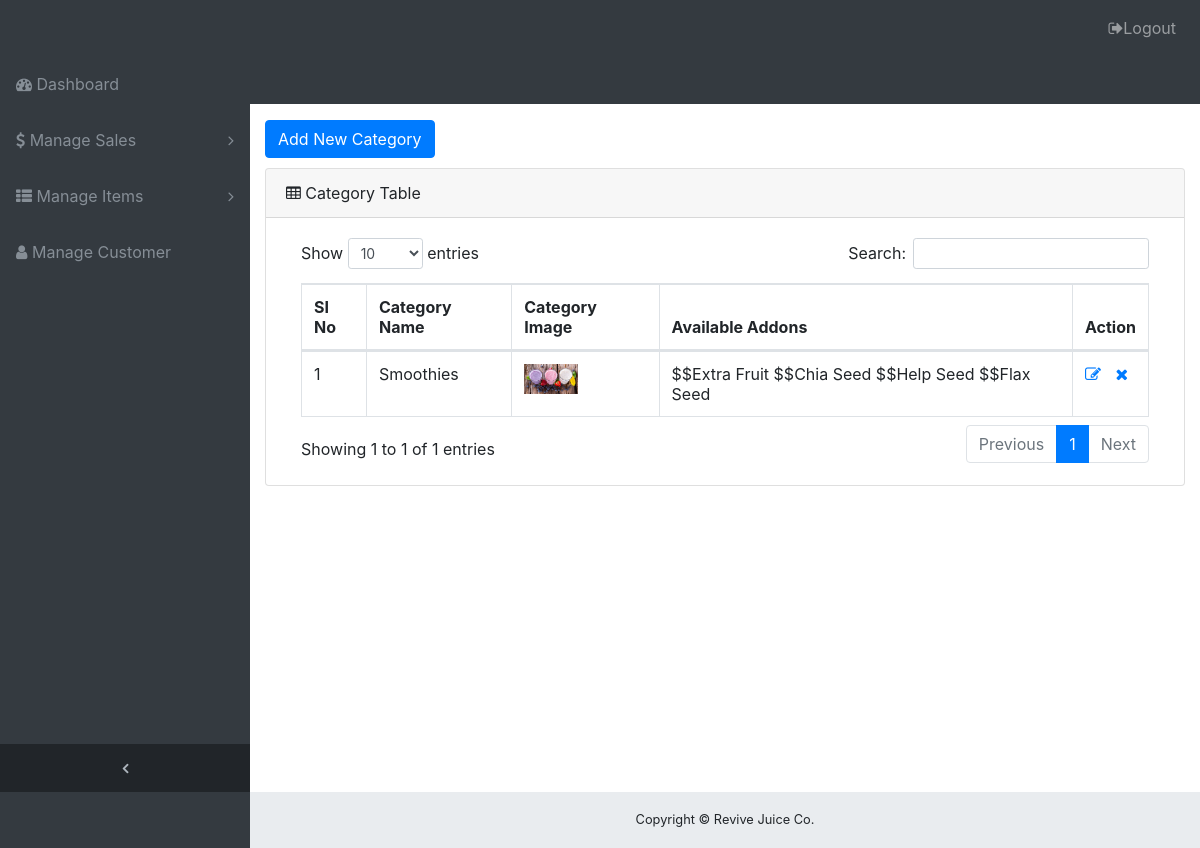
The app's page /category-list.php (signed in), older data.
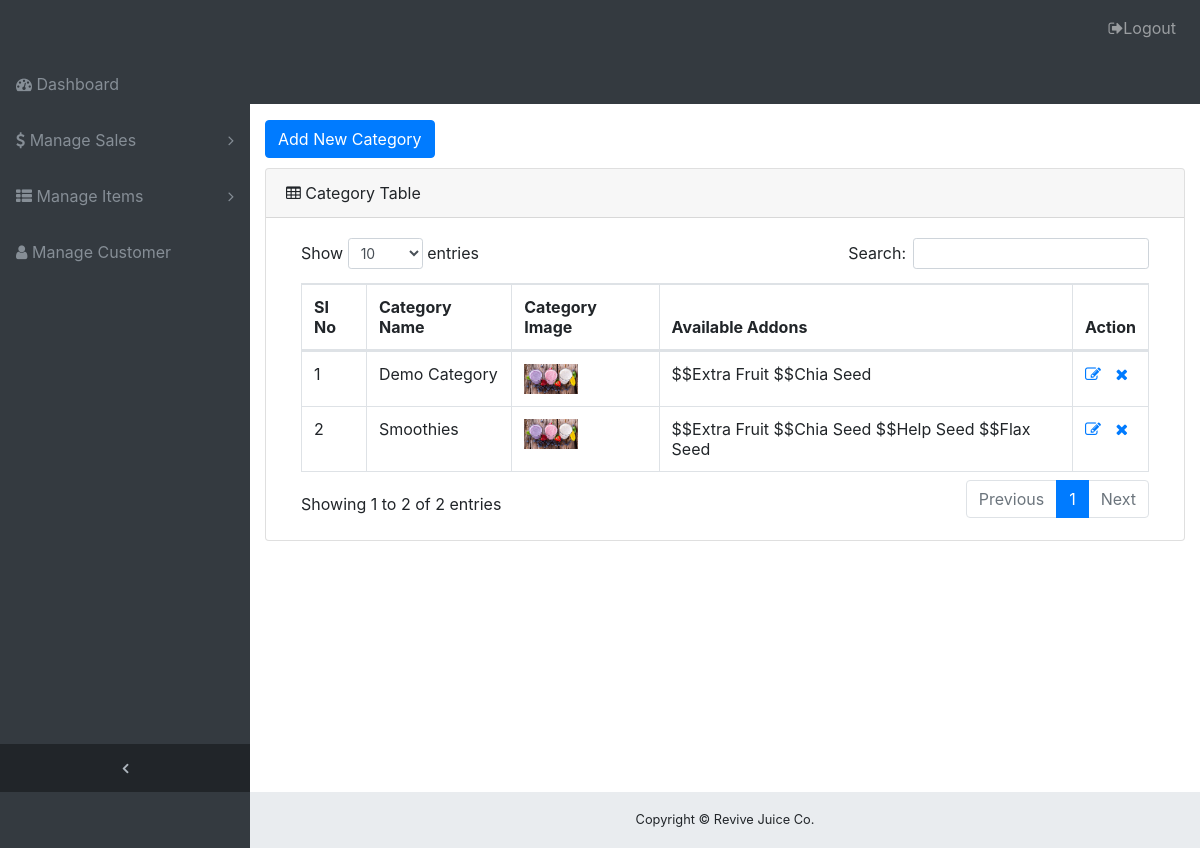
The same page, newer data.
### tables this page shows
CREATE TABLE `categories` (
  `id` int(10) NOT NULL,
  `title` varchar(100) NOT NULL,
  `image` varchar(100) NOT NULL
);

CREATE TABLE `addons` (
  `id` int(10) NOT NULL,
  `title` varchar(100) NOT NULL,
  `image` varchar(100) DEFAULT NULL,
  `price` decimal(12,2) NOT NULL
);

### session.php (called while the page is built, shortened)
<?php
function isLoggedIn() {
	if (isset($_SESSION['email']) && $_SESSION['email'] != NULL) {
		return true;
	} else return false;
}

### category-list.php (the view, shortened to what this page needs)
<?php include('session.php');?>
<?php
    if (!isLoggedIn()) {
        header("Location: login.php");
    } else echo "<br>Email: ".$_SESSION['email']."<br>";
?>
<?php include('header.php');?>
<?php
$db = db_connect();
$counter = 1;
if ($db) {
    $sql = "SELECT `id`,`title`,`image` FROM `categories` ORDER BY id DESC";
    $result = mysqli_query($db,$sql);
    }
?>
<div class="content-wrapper">
    <div class="container-fluid">
        <div class="btn-group" style="margin-bottom: 10px">
            <a class="btn btn-primary" href="category-entry.php">Add New Category</a>
        </div>
        <div class="card mb-3">
            <div class="card-header">
                <i class="fa fa-table"></i> Category Table
            </div>
            <div class="card-body">
                <div class="table-responsive">
                    <table class="table table-bordered" id="dataTable" width="100%" cellspacing="0">
                        <thead>
                            <tr>
                                <th>SI No</th>
                                <th>Category Name</th>
                                <th>Category Image</th>
                                <th>Available Addons</th>
                                <th>Action</th>
                            </tr>
                        </thead>
                        <tbody>
                            <?php
                            if (mysqli_num_rows($result) > 0) {
                            while ( $result_sets = mysqli_fetch_assoc($result)){
                            ?>
                            <tr>
                                <td><?php echo $counter ++;?></td>
                                <td><?php echo $result_sets['title'];?></td>
                                <?php if ($result_sets['image'] != NULL): ?>
                                    <td><img src="images/uploads/<?php echo $result_sets['image']; ?>" width="auto" height="30px"></td>
                                    <?php else: ?>
                                    <td>No Image Available</td>
                                <?php endif; ?>
                                <td>
                                <?php
                                $sql2 = "SELECT addons.* FROM category_addon, addons where category_addon.category_id = $result_sets[id] and category_addon.addon_id = addons.id";
                                $result2 = mysqli_query($db,$sql2);
                                while ( $result_set2 = mysqli_fetch_assoc($result2)){
                                    echo " $$".$result_set2['title'];
                                }
                                ?>
                                </td>
                                <td>
                                    <span data-toggle="tooltip" data-placement="top" title="Edit this row" style="margin-right: 5px;"><a href="#"><i class="fa fa-pencil-square-o"></i></span></a></span>
                                    <span data-toggle="tooltip" data-placement="top" title="Delete this row" style="margin-left: 5px;"><a href="#"><i class="fa fa-times"></i></span></a></span>
                                </td>
                            </tr>
                              <?php } }?>
                        </tbody>
                    </table>
                </div>
            </div>
        </div>
    </div>
<?php include('footer.php');?>

Row changes from the older to the newer data that the page shows:
added categories: title "Demo Category", image (picture), addons (title "Extra Fruit"), addons (title "Chia Seed")
Text that changed along with them:
text written by a page script: "Show entries Search: Showing 1 to 1 of 1 entries Previous 1 Next" → "Show entries Search: Showing 1 to 2 of 2 entries Previous 1 Next"
